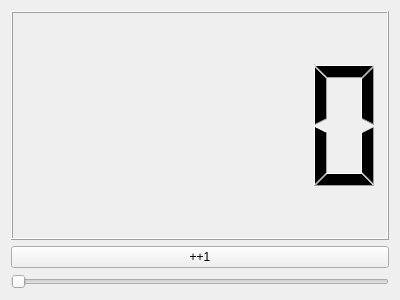
<?xml version="1.0" encoding="UTF-8"?>
<ui version="4.0">
 <class>Widget</class>
 <widget class="QWidget" name="Widget">
  <property name="geometry">
   <rect>
    <x>0</x>
    <y>0</y>
    <width>400</width>
    <height>300</height>
   </rect>
  </property>
  <property name="windowTitle">
   <string>Widget</string>
  </property>
  <property name="windowIcon">
   <iconset resource="asis.qrc">
    <normaloff>:/asis/logo_asis.png</normaloff>:/asis/logo_asis.png</iconset>
  </property>
  <layout class="QVBoxLayout" name="verticalLayout">
   <item>
    <widget class="QLCDNumber" name="lcdNumber"/>
   </item>
   <item>
    <widget class="QPushButton" name="pushButton">
     <property name="text">
      <string>++1</string>
     </property>
    </widget>
   </item>
   <item>
    <widget class="QSlider" name="horizontalSlider">
     <property name="orientation">
      <enum>Qt::Horizontal</enum>
     </property>
    </widget>
   </item>
  </layout>
 </widget>
 <layoutdefault spacing="6" margin="11"/>
 <resources>
  <include location="asis.qrc"/>
 </resources>
 <connections>
  <connection>
   <sender>pushButton</sender>
   <signal>clicked()</signal>
   <receiver>lcdNumber</receiver>
   <slot>setDecMode()</slot>
   <hints>
    <hint type="sourcelabel">
     <x>145</x>
     <y>180</y>
    </hint>
    <hint type="destinationlabel">
     <x>147</x>
     <y>60</y>
    </hint>
   </hints>
  </connection>
 </connections>
</ui>
